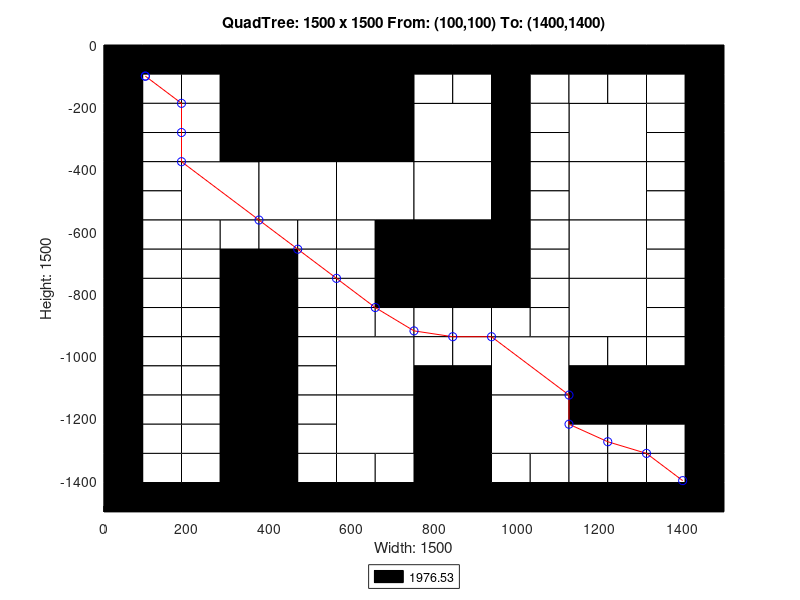

Write the MATLAB code that produced this figure.
axis([0 1500 -1500 0]);
title('QuadTree: 1500 x 1500 From: (100,100) To: (1400,1400)');
xlabel('Width: 1500');
ylabel('Height: 1500');
rectangle('Position',[375 -375 375 375], 'FaceColor',[0 0 0]);
rectangle('Position',[187.5 -562.5 187.5 187.5], 'FaceColor',[1 1 1]);
rectangle('Position',[375 -562.5 187.5 187.5], 'FaceColor',[1 1 1]);
rectangle('Position',[562.5 -562.5 187.5 187.5], 'FaceColor',[1 1 1]);
rectangle('Position',[750 -375 187.5 187.5], 'FaceColor',[1 1 1]);
rectangle('Position',[1125 -375 187.5 187.5], 'FaceColor',[1 1 1]);
rectangle('Position',[750 -562.5 187.5 187.5], 'FaceColor',[1 1 1]);
rectangle('Position',[750 -750 187.5 187.5], 'FaceColor',[0 0 0]);
rectangle('Position',[1125 -562.5 187.5 187.5], 'FaceColor',[1 1 1]);
rectangle('Position',[1125 -750 187.5 187.5], 'FaceColor',[1 1 1]);
rectangle('Position',[562.5 -1125 187.5 187.5], 'FaceColor',[1 1 1]);
rectangle('Position',[562.5 -1312.5 187.5 187.5], 'FaceColor',[1 1 1]);
rectangle('Position',[937.5 -1125 187.5 187.5], 'FaceColor',[1 1 1]);
rectangle('Position',[1125 -937.5 187.5 187.5], 'FaceColor',[1 1 1]);
rectangle('Position',[750 -1312.5 187.5 187.5], 'FaceColor',[0 0 0]);
rectangle('Position',[937.5 -1312.5 187.5 187.5], 'FaceColor',[1 1 1]);
rectangle('Position',[750 -1500 187.5 187.5], 'FaceColor',[0 0 0]);
rectangle('Position',[0 -93.75 93.75 93.75], 'FaceColor',[0 0 0]);
rectangle('Position',[93.75 -93.75 93.75 93.75], 'FaceColor',[0 0 0]);
rectangle('Position',[0 -187.5 93.75 93.75], 'FaceColor',[0 0 0]);
rectangle('Position',[93.75 -187.5 93.75 93.75], 'FaceColor',[1 1 1]);
rectangle('Position',[187.5 -93.75 93.75 93.75], 'FaceColor',[0 0 0]);
rectangle('Position',[281.25 -93.75 93.75 93.75], 'FaceColor',[0 0 0]);
rectangle('Position',[187.5 -187.5 93.75 93.75], 'FaceColor',[1 1 1]);
rectangle('Position',[281.25 -187.5 93.75 93.75], 'FaceColor',[0 0 0]);
rectangle('Position',[0 -281.25 93.75 93.75], 'FaceColor',[0 0 0]);
rectangle('Position',[93.75 -281.25 93.75 93.75], 'FaceColor',[1 1 1]);
rectangle('Position',[0 -375 93.75 93.75], 'FaceColor',[0 0 0]);
rectangle('Position',[93.75 -375 93.75 93.75], 'FaceColor',[1 1 1]);
rectangle('Position',[187.5 -281.25 93.75 93.75], 'FaceColor',[1 1 1]);
rectangle('Position',[281.25 -281.25 93.75 93.75], 'FaceColor',[0 0 0]);
rectangle('Position',[187.5 -375 93.75 93.75], 'FaceColor',[1 1 1]);
rectangle('Position',[281.25 -375 93.75 93.75], 'FaceColor',[0 0 0]);
rectangle('Position',[0 -468.75 93.75 93.75], 'FaceColor',[0 0 0]);
rectangle('Position',[93.75 -468.75 93.75 93.75], 'FaceColor',[1 1 1]);
rectangle('Position',[0 -562.5 93.75 93.75], 'FaceColor',[0 0 0]);
rectangle('Position',[93.75 -562.5 93.75 93.75], 'FaceColor',[1 1 1]);
rectangle('Position',[0 -656.25 93.75 93.75], 'FaceColor',[0 0 0]);
rectangle('Position',[93.75 -656.25 93.75 93.75], 'FaceColor',[1 1 1]);
rectangle('Position',[0 -750 93.75 93.75], 'FaceColor',[0 0 0]);
rectangle('Position',[93.75 -750 93.75 93.75], 'FaceColor',[1 1 1]);
rectangle('Position',[187.5 -656.25 93.75 93.75], 'FaceColor',[1 1 1]);
rectangle('Position',[281.25 -656.25 93.75 93.75], 'FaceColor',[1 1 1]);
rectangle('Position',[187.5 -750 93.75 93.75], 'FaceColor',[1 1 1]);
rectangle('Position',[281.25 -750 93.75 93.75], 'FaceColor',[0 0 0]);
rectangle('Position',[375 -656.25 93.75 93.75], 'FaceColor',[1 1 1]);
rectangle('Position',[468.75 -656.25 93.75 93.75], 'FaceColor',[1 1 1]);
rectangle('Position',[375 -750 93.75 93.75], 'FaceColor',[0 0 0]);
rectangle('Position',[468.75 -750 93.75 93.75], 'FaceColor',[1 1 1]);
rectangle('Position',[562.5 -656.25 93.75 93.75], 'FaceColor',[1 1 1]);
rectangle('Position',[656.25 -656.25 93.75 93.75], 'FaceColor',[0 0 0]);
rectangle('Position',[562.5 -750 93.75 93.75], 'FaceColor',[1 1 1]);
rectangle('Position',[656.25 -750 93.75 93.75], 'FaceColor',[0 0 0]);
rectangle('Position',[750 -93.75 93.75 93.75], 'FaceColor',[0 0 0]);
rectangle('Position',[843.75 -93.75 93.75 93.75], 'FaceColor',[0 0 0]);
rectangle('Position',[750 -187.5 93.75 93.75], 'FaceColor',[1 1 1]);
rectangle('Position',[843.75 -187.5 93.75 93.75], 'FaceColor',[1 1 1]);
rectangle('Position',[937.5 -93.75 93.75 93.75], 'FaceColor',[0 0 0]);
rectangle('Position',[1031.25 -93.75 93.75 93.75], 'FaceColor',[0 0 0]);
rectangle('Position',[937.5 -187.5 93.75 93.75], 'FaceColor',[0 0 0]);
rectangle('Position',[1031.25 -187.5 93.75 93.75], 'FaceColor',[1 1 1]);
rectangle('Position',[937.5 -281.25 93.75 93.75], 'FaceColor',[0 0 0]);
rectangle('Position',[1031.25 -281.25 93.75 93.75], 'FaceColor',[1 1 1]);
rectangle('Position',[937.5 -375 93.75 93.75], 'FaceColor',[0 0 0]);
rectangle('Position',[1031.25 -375 93.75 93.75], 'FaceColor',[1 1 1]);
rectangle('Position',[1125 -93.75 93.75 93.75], 'FaceColor',[0 0 0]);
rectangle('Position',[1218.75 -93.75 93.75 93.75], 'FaceColor',[0 0 0]);
rectangle('Position',[1125 -187.5 93.75 93.75], 'FaceColor',[1 1 1]);
rectangle('Position',[1218.75 -187.5 93.75 93.75], 'FaceColor',[1 1 1]);
rectangle('Position',[1312.5 -93.75 93.75 93.75], 'FaceColor',[0 0 0]);
rectangle('Position',[1406.25 -93.75 93.75 93.75], 'FaceColor',[0 0 0]);
rectangle('Position',[1312.5 -187.5 93.75 93.75], 'FaceColor',[1 1 1]);
rectangle('Position',[1406.25 -187.5 93.75 93.75], 'FaceColor',[0 0 0]);
rectangle('Position',[1312.5 -281.25 93.75 93.75], 'FaceColor',[1 1 1]);
rectangle('Position',[1406.25 -281.25 93.75 93.75], 'FaceColor',[0 0 0]);
rectangle('Position',[1312.5 -375 93.75 93.75], 'FaceColor',[1 1 1]);
rectangle('Position',[1406.25 -375 93.75 93.75], 'FaceColor',[0 0 0]);
rectangle('Position',[937.5 -468.75 93.75 93.75], 'FaceColor',[0 0 0]);
rectangle('Position',[1031.25 -468.75 93.75 93.75], 'FaceColor',[1 1 1]);
rectangle('Position',[937.5 -562.5 93.75 93.75], 'FaceColor',[0 0 0]);
rectangle('Position',[1031.25 -562.5 93.75 93.75], 'FaceColor',[1 1 1]);
rectangle('Position',[937.5 -656.25 93.75 93.75], 'FaceColor',[0 0 0]);
rectangle('Position',[1031.25 -656.25 93.75 93.75], 'FaceColor',[1 1 1]);
rectangle('Position',[937.5 -750 93.75 93.75], 'FaceColor',[0 0 0]);
rectangle('Position',[1031.25 -750 93.75 93.75], 'FaceColor',[1 1 1]);
rectangle('Position',[1312.5 -468.75 93.75 93.75], 'FaceColor',[1 1 1]);
rectangle('Position',[1406.25 -468.75 93.75 93.75], 'FaceColor',[0 0 0]);
rectangle('Position',[1312.5 -562.5 93.75 93.75], 'FaceColor',[1 1 1]);
rectangle('Position',[1406.25 -562.5 93.75 93.75], 'FaceColor',[0 0 0]);
rectangle('Position',[1312.5 -656.25 93.75 93.75], 'FaceColor',[1 1 1]);
rectangle('Position',[1406.25 -656.25 93.75 93.75], 'FaceColor',[0 0 0]);
rectangle('Position',[1312.5 -750 93.75 93.75], 'FaceColor',[1 1 1]);
rectangle('Position',[1406.25 -750 93.75 93.75], 'FaceColor',[0 0 0]);
rectangle('Position',[0 -843.75 93.75 93.75], 'FaceColor',[0 0 0]);
rectangle('Position',[93.75 -843.75 93.75 93.75], 'FaceColor',[1 1 1]);
rectangle('Position',[0 -937.5 93.75 93.75], 'FaceColor',[0 0 0]);
rectangle('Position',[93.75 -937.5 93.75 93.75], 'FaceColor',[1 1 1]);
rectangle('Position',[187.5 -843.75 93.75 93.75], 'FaceColor',[1 1 1]);
rectangle('Position',[281.25 -843.75 93.75 93.75], 'FaceColor',[0 0 0]);
rectangle('Position',[187.5 -937.5 93.75 93.75], 'FaceColor',[1 1 1]);
rectangle('Position',[281.25 -937.5 93.75 93.75], 'FaceColor',[0 0 0]);
rectangle('Position',[0 -1031.25 93.75 93.75], 'FaceColor',[0 0 0]);
rectangle('Position',[93.75 -1031.25 93.75 93.75], 'FaceColor',[1 1 1]);
rectangle('Position',[0 -1125 93.75 93.75], 'FaceColor',[0 0 0]);
rectangle('Position',[93.75 -1125 93.75 93.75], 'FaceColor',[1 1 1]);
rectangle('Position',[187.5 -1031.25 93.75 93.75], 'FaceColor',[1 1 1]);
rectangle('Position',[281.25 -1031.25 93.75 93.75], 'FaceColor',[0 0 0]);
rectangle('Position',[187.5 -1125 93.75 93.75], 'FaceColor',[1 1 1]);
rectangle('Position',[281.25 -1125 93.75 93.75], 'FaceColor',[0 0 0]);
rectangle('Position',[375 -843.75 93.75 93.75], 'FaceColor',[0 0 0]);
rectangle('Position',[468.75 -843.75 93.75 93.75], 'FaceColor',[1 1 1]);
rectangle('Position',[375 -937.5 93.75 93.75], 'FaceColor',[0 0 0]);
rectangle('Position',[468.75 -937.5 93.75 93.75], 'FaceColor',[1 1 1]);
rectangle('Position',[562.5 -843.75 93.75 93.75], 'FaceColor',[1 1 1]);
rectangle('Position',[656.25 -843.75 93.75 93.75], 'FaceColor',[0 0 0]);
rectangle('Position',[562.5 -937.5 93.75 93.75], 'FaceColor',[1 1 1]);
rectangle('Position',[656.25 -937.5 93.75 93.75], 'FaceColor',[1 1 1]);
rectangle('Position',[375 -1031.25 93.75 93.75], 'FaceColor',[0 0 0]);
rectangle('Position',[468.75 -1031.25 93.75 93.75], 'FaceColor',[1 1 1]);
rectangle('Position',[375 -1125 93.75 93.75], 'FaceColor',[0 0 0]);
rectangle('Position',[468.75 -1125 93.75 93.75], 'FaceColor',[1 1 1]);
rectangle('Position',[0 -1218.75 93.75 93.75], 'FaceColor',[0 0 0]);
rectangle('Position',[93.75 -1218.75 93.75 93.75], 'FaceColor',[1 1 1]);
rectangle('Position',[0 -1312.5 93.75 93.75], 'FaceColor',[0 0 0]);
rectangle('Position',[93.75 -1312.5 93.75 93.75], 'FaceColor',[1 1 1]);
rectangle('Position',[187.5 -1218.75 93.75 93.75], 'FaceColor',[1 1 1]);
rectangle('Position',[281.25 -1218.75 93.75 93.75], 'FaceColor',[0 0 0]);
rectangle('Position',[187.5 -1312.5 93.75 93.75], 'FaceColor',[1 1 1]);
rectangle('Position',[281.25 -1312.5 93.75 93.75], 'FaceColor',[0 0 0]);
rectangle('Position',[0 -1406.25 93.75 93.75], 'FaceColor',[0 0 0]);
rectangle('Position',[93.75 -1406.25 93.75 93.75], 'FaceColor',[1 1 1]);
rectangle('Position',[0 -1500 93.75 93.75], 'FaceColor',[0 0 0]);
rectangle('Position',[93.75 -1500 93.75 93.75], 'FaceColor',[0 0 0]);
rectangle('Position',[187.5 -1406.25 93.75 93.75], 'FaceColor',[1 1 1]);
rectangle('Position',[281.25 -1406.25 93.75 93.75], 'FaceColor',[0 0 0]);
rectangle('Position',[187.5 -1500 93.75 93.75], 'FaceColor',[0 0 0]);
rectangle('Position',[281.25 -1500 93.75 93.75], 'FaceColor',[0 0 0]);
rectangle('Position',[375 -1218.75 93.75 93.75], 'FaceColor',[0 0 0]);
rectangle('Position',[468.75 -1218.75 93.75 93.75], 'FaceColor',[1 1 1]);
rectangle('Position',[375 -1312.5 93.75 93.75], 'FaceColor',[0 0 0]);
rectangle('Position',[468.75 -1312.5 93.75 93.75], 'FaceColor',[1 1 1]);
rectangle('Position',[375 -1406.25 93.75 93.75], 'FaceColor',[0 0 0]);
rectangle('Position',[468.75 -1406.25 93.75 93.75], 'FaceColor',[1 1 1]);
rectangle('Position',[375 -1500 93.75 93.75], 'FaceColor',[0 0 0]);
rectangle('Position',[468.75 -1500 93.75 93.75], 'FaceColor',[0 0 0]);
rectangle('Position',[562.5 -1406.25 93.75 93.75], 'FaceColor',[1 1 1]);
rectangle('Position',[656.25 -1406.25 93.75 93.75], 'FaceColor',[1 1 1]);
rectangle('Position',[562.5 -1500 93.75 93.75], 'FaceColor',[0 0 0]);
rectangle('Position',[656.25 -1500 93.75 93.75], 'FaceColor',[0 0 0]);
rectangle('Position',[750 -843.75 93.75 93.75], 'FaceColor',[0 0 0]);
rectangle('Position',[843.75 -843.75 93.75 93.75], 'FaceColor',[0 0 0]);
rectangle('Position',[750 -937.5 93.75 93.75], 'FaceColor',[1 1 1]);
rectangle('Position',[843.75 -937.5 93.75 93.75], 'FaceColor',[1 1 1]);
rectangle('Position',[937.5 -843.75 93.75 93.75], 'FaceColor',[0 0 0]);
rectangle('Position',[1031.25 -843.75 93.75 93.75], 'FaceColor',[1 1 1]);
rectangle('Position',[937.5 -937.5 93.75 93.75], 'FaceColor',[1 1 1]);
rectangle('Position',[1031.25 -937.5 93.75 93.75], 'FaceColor',[1 1 1]);
rectangle('Position',[750 -1031.25 93.75 93.75], 'FaceColor',[1 1 1]);
rectangle('Position',[843.75 -1031.25 93.75 93.75], 'FaceColor',[1 1 1]);
rectangle('Position',[750 -1125 93.75 93.75], 'FaceColor',[0 0 0]);
rectangle('Position',[843.75 -1125 93.75 93.75], 'FaceColor',[0 0 0]);
rectangle('Position',[1312.5 -843.75 93.75 93.75], 'FaceColor',[1 1 1]);
rectangle('Position',[1406.25 -843.75 93.75 93.75], 'FaceColor',[0 0 0]);
rectangle('Position',[1312.5 -937.5 93.75 93.75], 'FaceColor',[1 1 1]);
rectangle('Position',[1406.25 -937.5 93.75 93.75], 'FaceColor',[0 0 0]);
rectangle('Position',[1125 -1031.25 93.75 93.75], 'FaceColor',[1 1 1]);
rectangle('Position',[1218.75 -1031.25 93.75 93.75], 'FaceColor',[1 1 1]);
rectangle('Position',[1125 -1125 93.75 93.75], 'FaceColor',[0 0 0]);
rectangle('Position',[1218.75 -1125 93.75 93.75], 'FaceColor',[0 0 0]);
rectangle('Position',[1312.5 -1031.25 93.75 93.75], 'FaceColor',[1 1 1]);
rectangle('Position',[1406.25 -1031.25 93.75 93.75], 'FaceColor',[0 0 0]);
rectangle('Position',[1312.5 -1125 93.75 93.75], 'FaceColor',[0 0 0]);
rectangle('Position',[1406.25 -1125 93.75 93.75], 'FaceColor',[0 0 0]);
rectangle('Position',[937.5 -1406.25 93.75 93.75], 'FaceColor',[1 1 1]);
rectangle('Position',[1031.25 -1406.25 93.75 93.75], 'FaceColor',[1 1 1]);
rectangle('Position',[937.5 -1500 93.75 93.75], 'FaceColor',[0 0 0]);
rectangle('Position',[1031.25 -1500 93.75 93.75], 'FaceColor',[0 0 0]);
rectangle('Position',[1125 -1218.75 93.75 93.75], 'FaceColor',[0 0 0]);
rectangle('Position',[1218.75 -1218.75 93.75 93.75], 'FaceColor',[0 0 0]);
rectangle('Position',[1125 -1312.5 93.75 93.75], 'FaceColor',[1 1 1]);
rectangle('Position',[1218.75 -1312.5 93.75 93.75], 'FaceColor',[1 1 1]);
rectangle('Position',[1312.5 -1218.75 93.75 93.75], 'FaceColor',[0 0 0]);
rectangle('Position',[1406.25 -1218.75 93.75 93.75], 'FaceColor',[0 0 0]);
rectangle('Position',[1312.5 -1312.5 93.75 93.75], 'FaceColor',[1 1 1]);
rectangle('Position',[1406.25 -1312.5 93.75 93.75], 'FaceColor',[0 0 0]);
rectangle('Position',[1125 -1406.25 93.75 93.75], 'FaceColor',[1 1 1]);
rectangle('Position',[1218.75 -1406.25 93.75 93.75], 'FaceColor',[1 1 1]);
rectangle('Position',[1125 -1500 93.75 93.75], 'FaceColor',[0 0 0]);
rectangle('Position',[1218.75 -1500 93.75 93.75], 'FaceColor',[0 0 0]);
rectangle('Position',[1312.5 -1406.25 93.75 93.75], 'FaceColor',[1 1 1]);
rectangle('Position',[1406.25 -1406.25 93.75 93.75], 'FaceColor',[0 0 0]);
rectangle('Position',[1312.5 -1500 93.75 93.75], 'FaceColor',[0 0 0]);
rectangle('Position',[1406.25 -1500 93.75 93.75], 'FaceColor',[0 0 0]);
X=[1400,1312.5,1218.75,1125,1125,937.5,843.75,750,656.25,562.5,468.75,375,187.5,187.5,187.5,100,100];
Y=[-1400,-1312.5,-1275,-1218.75,-1125,-937.5,-937.5,-918.75,-843.75,-750,-656.25,-562.5,-375,-281.25,-187.5,-100,-100];
hold on;
plot(X,Y,'r');
plot(X,Y,'bo');
legend('1976.53','Location','southoutside');
